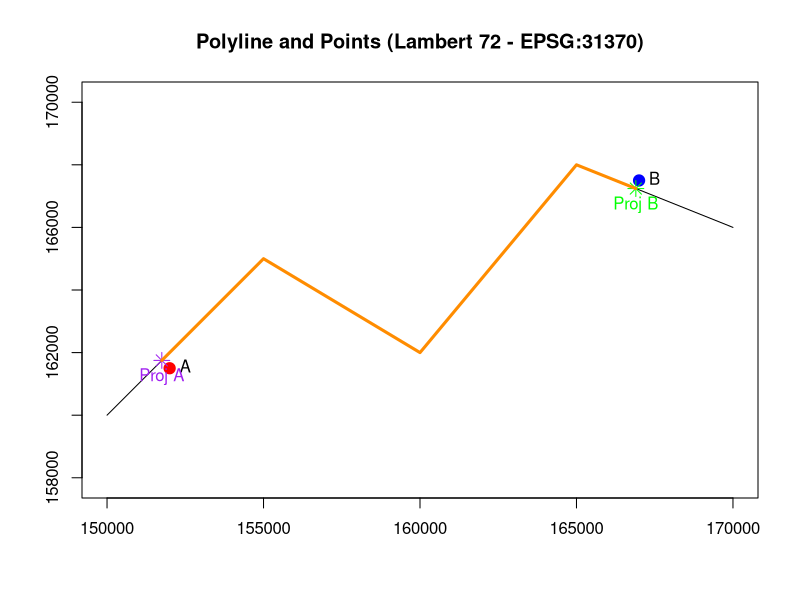

This figure's R source:
library(sf)
library(dplyr) # For data manipulation if needed

# Define EPSG code for Lambert 72
lambert72_epsg <- 31370

# 1. Create a sample polyline and two points in Lambert 72 coordinates
# These coordinates are illustrative and are in meters.
# For example, values around 100,000 - 200,000 for X (Eastings) and Y (Northings)
# are typical for Belgium in Lambert 72.
line_coords_lambert72 <- matrix(c(
  150000, 160000, # Start X, Y (meters)
  155000, 165000,
  160000, 162000,
  165000, 168000,
  170000, 166000  # End X, Y (meters)
), ncol = 2, byrow = TRUE)

# Create the polyline as an sf object, specifying the Lambert 72 CRS
polyline_lambert72 <- st_sfc(st_linestring(line_coords_lambert72), crs = lambert72_epsg)

# Sample points (not necessarily on the polyline vertices)
# These points are also explicitly defined in Lambert 72 coordinates.
point1_lambert72 <- st_sfc(st_point(c(152000, 161500)), crs = lambert72_epsg)
point2_lambert72 <- st_sfc(st_point(c(167000, 167500)), crs = lambert72_epsg)

# Combine points into an sf object for easier processing
points_sf_lambert72 <- st_sf(id = c("A", "B"), geometry = c(point1_lambert72, point2_lambert72))

# Plot to visualize (optional)
# Crucially, we use 'axes = TRUE' to show the projected X/Y coordinates (meters)
# and omit 'graticule = TRUE' to prevent the display of latitude/longitude in degrees.
plot(polyline_lambert72, main = "Polyline and Points (Lambert 72 - EPSG:31370)",
     axes = TRUE) # This will show axes in meters (e.g., 1.5e+05 for 150,000m)
plot(points_sf_lambert72, add = TRUE, col = c("red", "blue"), pch = 19, cex = 1.5)
text(st_coordinates(points_sf_lambert72), labels = points_sf_lambert72$id, pos = 4)

# 2. Ensure consistent CRS (this step is always good practice for real data)
# In this example, we've explicitly set both to EPSG:31370, so no transformation is needed.
# if (st_crs(polyline_lambert72) != st_crs(points_sf_lambert72)) {
#   points_sf_lambert72 <- st_transform(points_sf_lambert72, st_crs(polyline_lambert72))
# }

# 3. Snap points to polyline and get their measure along the line
# Since the CRS is projected in meters, the result will be in meters.
measure1_lambert72 <- st_line_project(polyline_lambert72, point1_lambert72)
cat("\nMeasure of Point A along polyline:", round(as.numeric(measure1_lambert72), 2), "meters\n")

measure2_lambert72 <- st_line_project(polyline_lambert72, point2_lambert72)
cat("Measure of Point B along polyline:", round(as.numeric(measure2_lambert72), 2), "meters\n")

# To get the actual projected points on the line (optional, but good for visualization)
proj_point1_lambert72 <- st_line_interpolate(polyline_lambert72, measure1_lambert72)
proj_point2_lambert72 <- st_line_interpolate(polyline_lambert72, measure2_lambert72)

# Plot the projected points on the map
plot(proj_point1_lambert72, add = TRUE, col = "purple", pch = 8, cex = 1.5)
plot(proj_point2_lambert72, add = TRUE, col = "green", pch = 8, cex = 1.5)
text(st_coordinates(proj_point1_lambert72), labels = "Proj A", pos = 1, col = "purple")
text(st_coordinates(proj_point2_lambert72), labels = "Proj B", pos = 1, col = "green")


# 4. Calculate the distance between the two points along the line
# This will also be in meters, consistent with the CRS.
distance_along_line_lambert72 <- abs(as.numeric(measure1_lambert72) - as.numeric(measure2_lambert72))

cat("Distance between points along the polyline:", round(distance_along_line_lambert72, 2), "meters\n")

# --- Function to extract the segment for visualization ---
# This function is designed to be CRS-agnostic; it works correctly as long as
# the input 'sf' objects have a defined CRS (which they do here, as Lambert 72).
get_segment_between_projected_points_corrected <- function(line_sf, proj_p1_sf, proj_p2_sf) {
  m1 <- as.numeric(st_line_project(line_sf, proj_p1_sf))
  m2 <- as.numeric(st_line_project(line_sf, proj_p2_sf))

  seg_start_m <- min(m1, m2)
  seg_end_m <- max(m1, m2)

  original_vertices_sf <- st_cast(line_sf, "POINT")
  measures_of_vertices <- as.numeric(st_line_project(line_sf, original_vertices_sf))

  proj_p1_coords <- st_coordinates(proj_p1_sf)[, 1:2]
  proj_p2_coords <- st_coordinates(proj_p2_sf)[, 1:2]

  segment_coords_list <- list()
  segment_coords_list[[length(segment_coords_list) + 1]] <- proj_p1_coords

  for (i in seq_along(measures_of_vertices)) {
    if (measures_of_vertices[i] > seg_start_m && measures_of_vertices[i] < seg_end_m) {
      segment_coords_list[[length(segment_coords_list) + 1]] <- st_coordinates(original_vertices_sf[i, ])[, 1:2]
    }
  }

  segment_coords_list[[length(segment_coords_list) + 1]] <- proj_p2_coords

  segment_coords_matrix <- do.call(rbind, segment_coords_list)
  segment_coords_matrix <- unique(segment_coords_matrix)

  temp_segment_points <- st_sfc(lapply(1:nrow(segment_coords_matrix), function(i) st_point(segment_coords_matrix[i, ])), crs = st_crs(line_sf))
  temp_measures <- as.numeric(st_line_project(line_sf, temp_segment_points))

  ordered_indices <- order(temp_measures)
  ordered_segment_coords_matrix <- segment_coords_matrix[ordered_indices, ]

  if (nrow(ordered_segment_coords_matrix) >= 2) {
    segment_linestring <- st_sfc(st_linestring(ordered_segment_coords_matrix), crs = st_crs(line_sf))
  } else {
    warning("Could not create a valid linestring segment between the points. Possibly too few unique points or points are too close.")
    segment_linestring <- st_sfc(st_linestring(), crs = st_crs(line_sf))
  }
  return(segment_linestring)
}

# Example of using the custom function to get the segment geometry
segment_between_points_geom_lambert72 <- get_segment_between_projected_points_corrected(
  polyline_lambert72, proj_point1_lambert72, proj_point2_lambert72
)

# Plot the segment on the map
plot(segment_between_points_geom_lambert72, col = "darkorange", lwd = 3, add = TRUE)
# Verify its length matches the direct calculation
cat("Length of the segment calculated from geometry (should match direct measure diff):",
    round(as.numeric(st_length(segment_between_points_geom_lambert72)), 2), "meters\n")
